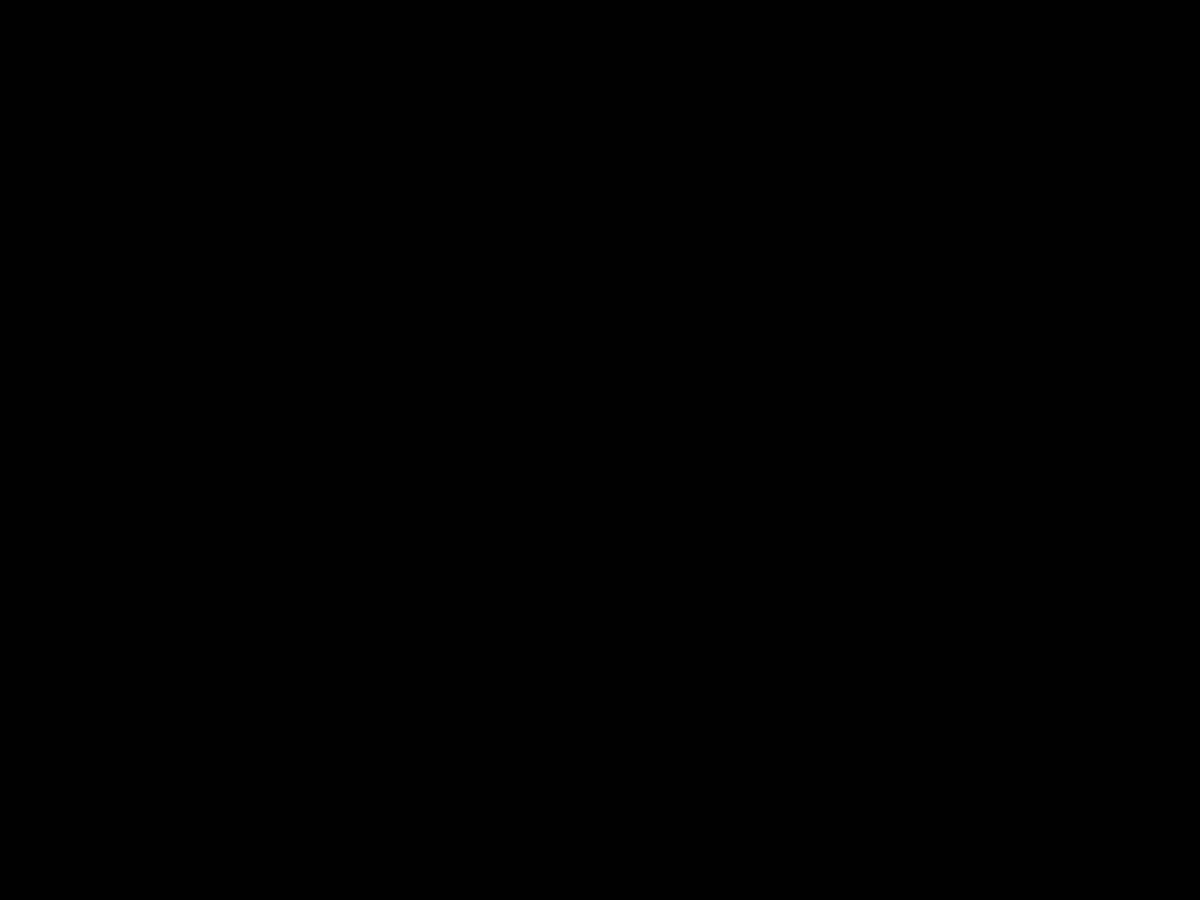
Frame 1 (no input)
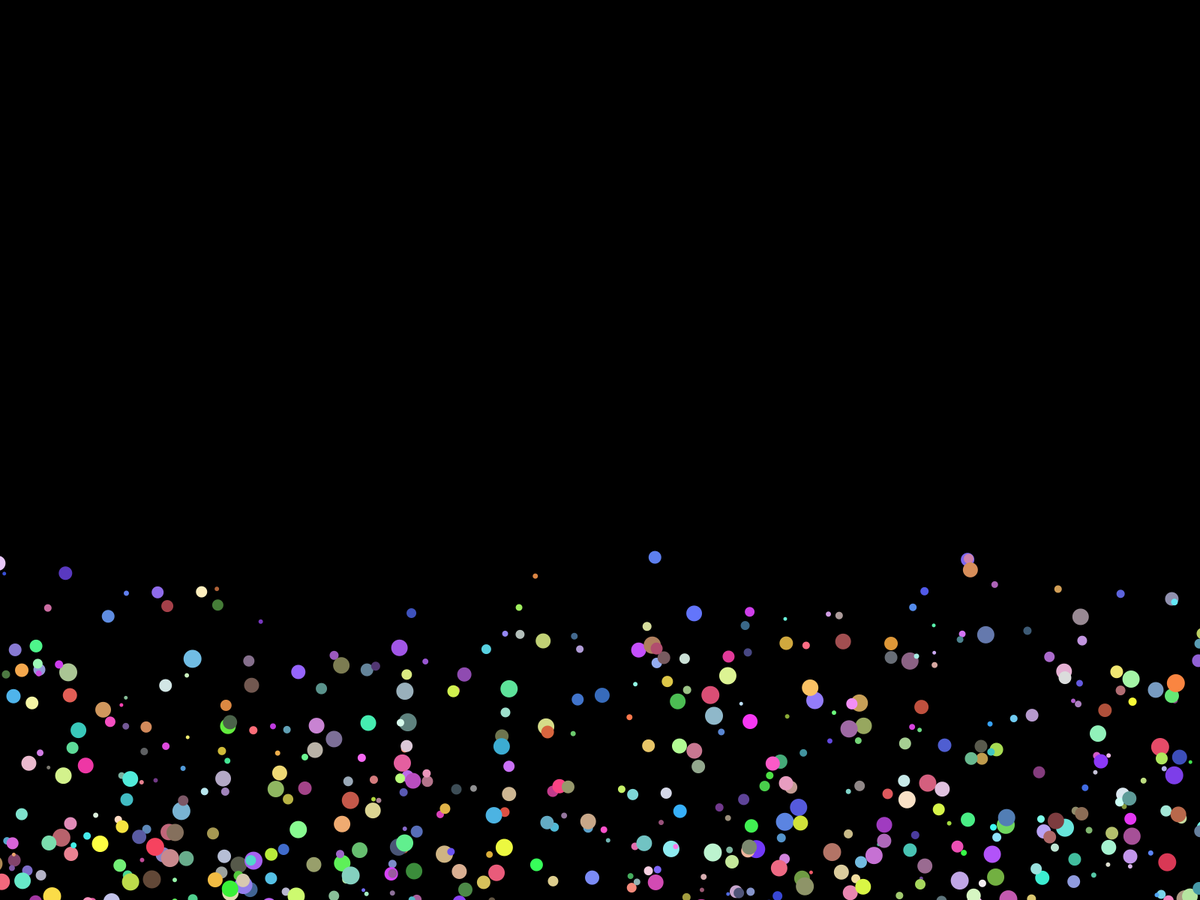
Frame 60 (the mouse pressed at the canvas centre just before this capture)
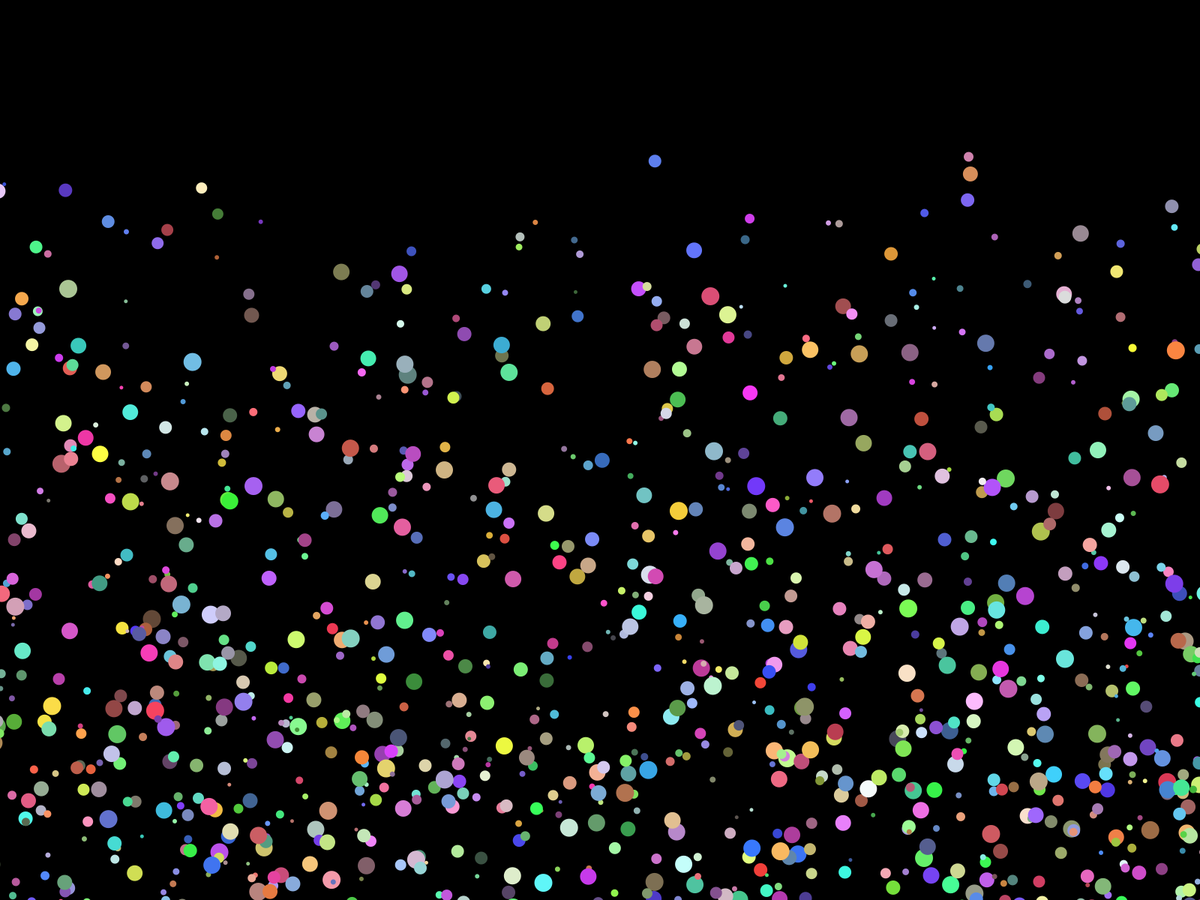
Frame 120 (the mouse held since frame 60 and released just before this capture)

The Processing sketch that drew these frames (run headless with seeded random() and noise(); from frame 60 on, the mouse is pressed at the canvas centre):

// Processing sketch: Benchmark
// ── Benchmark.pde
class Bubble
{
  public
    Bubble(int dim_, int R_, int G_, int B_)
    { 
      this.dim = dim_;
      this.R = R_;
      this.G = G_;
      this.B = B_;
    };
    void drawBubble(float x_, float y_)
    {
      noStroke();
      fill(this.R, this.G, this.B);
      ellipse(x_, y_, this.dim, this.dim);
    }
  private
    int dim;
    int R, G, B;
}

class data
{
  float x_pos;
  float y_pos;
  float vel;
}

int bubblecount = 2000;
Bubble[] list = new Bubble[bubblecount];
data[] control = new data[bubblecount];

void generateRandomData(int i_)
{
  control[i_] = new data();
  control[i_].x_pos = random(width + 50) - 25;
  control[i_].y_pos = height + random(height) + 25;
  control[i_].vel = -random(height/150)-1;
  int a = floor(random(20))+5;
  int R = floor(random(200)+55);
  int G = floor(random(200)+55);
  int B = floor(random(200)+55);
  list[i_] = new Bubble(a, R, G, B);    
}

void setup()
{
  fullScreen();
  background(0);
  //size(1366,768);
  for (int i=0; i<bubblecount; i++) generateRandomData(i);   
}

void draw()
{
  background(0);
  for (int i=0; i<bubblecount; i++)
  {
    list[i].drawBubble(control[i].x_pos, control[i].y_pos+=control[i].vel);
    if (control[i].y_pos < -90) generateRandomData(i);
  }
}
